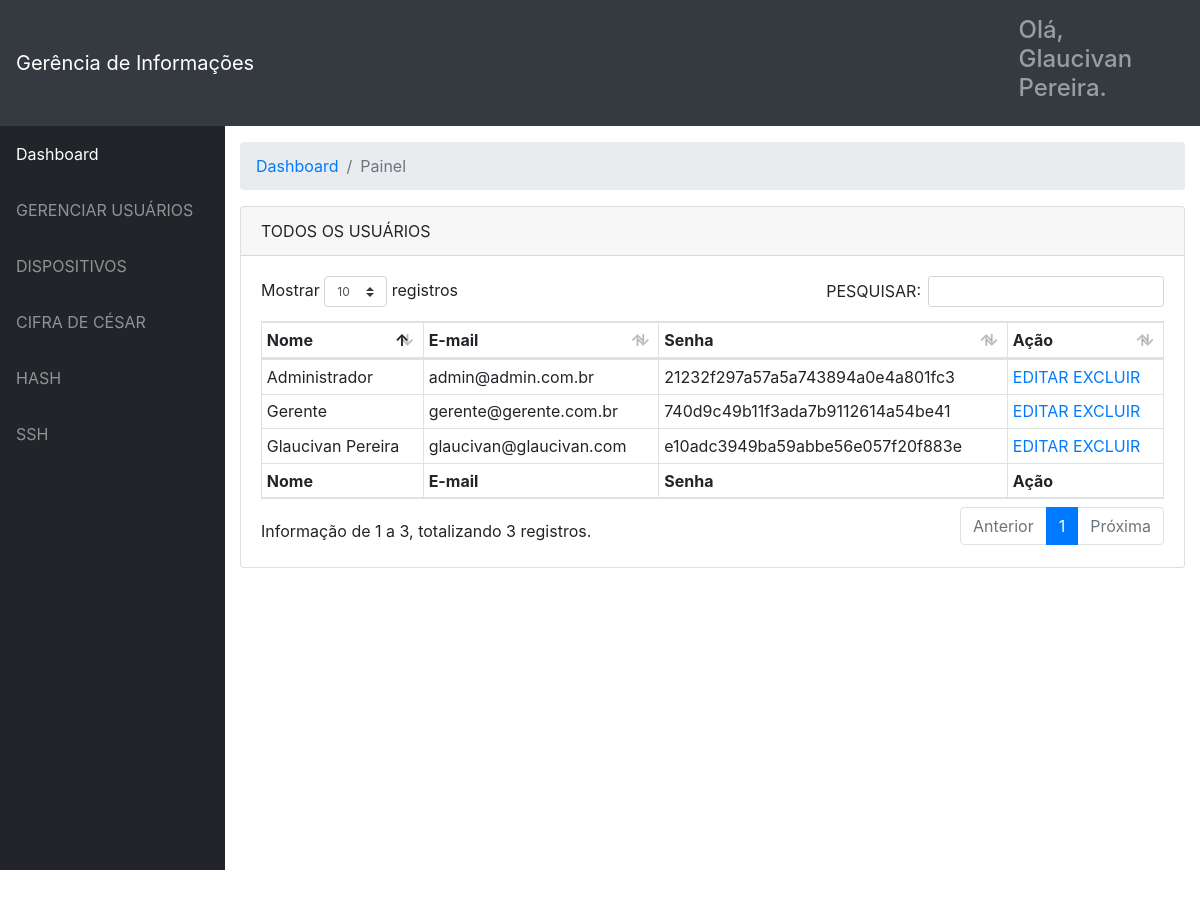
/mt4_senha_segura/dashboard/login/usuarios.php (signed in), run on the app's committed database.
### tables this page shows
CREATE TABLE `usuario` (
  `id` int(11) NOT NULL,
  `nome` varchar(50) NOT NULL,
  `email` varchar(50) NOT NULL,
  `senha` varchar(50) NOT NULL
);

### mt4_senha_segura/dashboard/login/usuarios.php (the view, shortened to what this page needs)
<?php
require 'cadastro/config.php';
if(isset($_SESSION['id']) && empty($_SESSION['id']) == false ){
?>
<!DOCTYPE html>
<html lang="pt-BR">
  <head>
    <link href="../assets/bootstrap/css/bootstrap.min.css" rel="stylesheet">
    <link href="../assests/datatables/dataTables.bootstrap4.css" rel="stylesheet">
    <link href="../assets/css/admin.css" rel="stylesheet">
  </head>
   <body id="page-top">
    <nav class="navbar navbar-expand navbar-dark bg-dark static-top">
      <a class="navbar-brand mr-1" href="../index.php">Gerência de Informações</a>
      <button class="btn btn-link btn-sm text-white order-1 order-sm-0" id="sidebarToggle" href="#">
      </button>
      <ul class="navbar-nav ml-auto ml-md-0">
        <li class="nav-item dropdown no-arrow">
          <a class="nav-link dropdown-toggle" href="#" id="userDropdown" role="button" data-toggle="dropdown" aria-haspopup="true" aria-expanded="false">
            <h4>Olá, <?php echo $_SESSION['nome'];?>.</h4>
          </a>
        </li>
      </ul>
    </nav>
    <div id="wrapper">
      <ul class="sidebar navbar-nav">
        <li class="nav-item active">
          <a class="nav-link" href="index.php">
            <span>Dashboard</span>
          </a>
        </li>
        <li class="nav-item dropdown">
          <a class="nav-link dropdown-toggle" href="#" id="pagesDropdown" role="button" data-toggle="dropdown" aria-haspopup="true" aria-expanded="false">
            <span>GERENCIAR USUÁRIOS</span>
          </a>
        </li>
		<li class="nav-item dropdown">
          <a class="nav-link dropdown-toggle" href="#" id="pagesDropdown" role="button" data-toggle="dropdown" aria-haspopup="true" aria-expanded="false">
            <span>DISPOSITIVOS</span>
          </a>
        </li>
		<li class="nav-item dropdown">
          <a class="nav-link dropdown-toggle" href="#" id="pagesDropdown" role="button" data-toggle="dropdown" aria-haspopup="true" aria-expanded="false">
            <span>CIFRA DE CÉSAR</span>
          </a>
        </li>
		<li class="nav-item dropdown">
          <a class="nav-link dropdown-toggle" href="#" id="pagesDropdown" role="button" data-toggle="dropdown" aria-haspopup="true" aria-expanded="false">
            <span>HASH</span>
          </a>
        </li>
		<li class="nav-item dropdown">
          <a class="nav-link dropdown-toggle" href="#" id="pagesDropdown" role="button" data-toggle="dropdown" aria-haspopup="true" aria-expanded="false">
            <span>SSH</span>
          </a>
        </li>
      </ul>
      <div id="content-wrapper">
        <div class="container-fluid">
          <ol class="breadcrumb">
            <li class="breadcrumb-item">
              <a href="#">Dashboard</a>
            </li>
            <li class="breadcrumb-item active">Painel</li>
          </ol>
          <div class="card mb-3">
            <div class="card-header">
             TODOS OS USUÁRIOS</div>
			 <div class="card-body">
              <div class="table-responsive">
                <table class="table table-bordered table-hover table-sm" id="dataTable" width="100%" cellspacing="0">
                  <thead>
                    <tr>
                      <th>Nome</th>
                      <th>E-mail</th>
                      <th>Senha</th>
                      <th>Ação</th>
                    </tr>
                  </thead>
                  <tfoot>
                    <tr>
                      <th>Nome</th>
                      <th>E-mail</th>
                      <th>Senha</th>
                      <th>Ação</th>
                    </tr>
                  </tfoot>
                  <?php
	$sql = "SELECT * FROM usuario";
	$sql = $pdo->query($sql);
	if($sql->rowCount() > 0) {
		foreach($sql->fetchAll() as $dados) {
			echo '<tr>';
			echo '<td>'.$dados['nome'].'</td>';
			echo '<td>'.$dados['email'].'</td>';
			echo '<td>'.$dados['senha'].'</td>';
			echo '<td><a class="far fa-edit" title="EDITAR" href="editar.php?id='.$dados['id'].'">EDITAR </a><a class="far fa-trash-alt" title="EXCLUIR" href="excluir.php?id='.$dados['id'].'">EXCLUIR</a></td>';
			echo '</tr>';
		}
	}
	?>
                </table>
              </div>
            </div>
          </div>
        </div>
        </div>
      </div>
	  <br>
	  <br>
  </body>
</html>
<?php
}else{
	header("Location: login.php");
}
?>

### mt4_senha_segura/dashboard/assets/css/admin.css (style rules this page uses)
html { position: relative; min-height: 100%; }
body { height: 100%; }
#wrapper { display: -webkit-box; display: -ms-flexbox; display: flex; }
#wrapper #content-wrapper { overflow-x: hidden; width: 100%; padding-top: 1rem; padding-bottom: 80px; }
.navbar-nav .nav-item.active .nav-link { color: #fff; }
.navbar-nav .nav-item.dropdown .dropdown-toggle::after { width: 1rem; text-align: center; float: right; vertical-align: 0; border: 0; font-weight: 900; content: '\f105'; font-family: 'Font Awesome 5 Free'; }
.navbar-nav .nav-item.dropdown.no-arrow .dropdown-toggle::after { display: none; }
.sidebar { width: 90px !important; background-color: #212529; min-height: calc(100vh - 56px); }
.sidebar .nav-item:last-child { margin-bottom: 1rem; }
.sidebar .nav-item .nav-link { text-align: center; padding: 0.75rem 1rem; width: 90px; }
.sidebar .nav-item .nav-link span { font-size: 0.65rem; display: block; }
.sidebar .nav-item.dropdown .dropdown-toggle::after { display: none; }
.sidebar .nav-item .nav-link { color: rgba(255, 255, 255, 0.5); }
@media (min-width: 768px) { .sidebar { width: 225px !important; } }
@media (min-width: 768px) { .sidebar .nav-item .nav-link { display: block; width: 100%; text-align: left; padding: 1rem; width: 225px; } }
@media (min-width: 768px) { .sidebar .nav-item .nav-link span { font-size: 1rem; display: inline; } }
@media (min-width: 768px) { .sidebar .nav-item.dropdown .dropdown-toggle::after { display: block; } }
:root { --input-padding-x: 0.75rem; --input-padding-y: 0.75rem; }

### data on the page
usuario: nome "Glaucivan Pereira", email "glaucivan@glaucivan.com", senha "e10adc3949ba59abbe56e057f20f883e"
usuario: nome "Administrador", email "admin@admin.com.br", senha "21232f297a57a5a743894a0e4a801fc3"
usuario: nome "Gerente", email "gerente@gerente.com.br", senha "740d9c49b11f3ada7b9112614a54be41"

### other printed values
$_SESSION['nome'] "Glaucivan Pereira"
